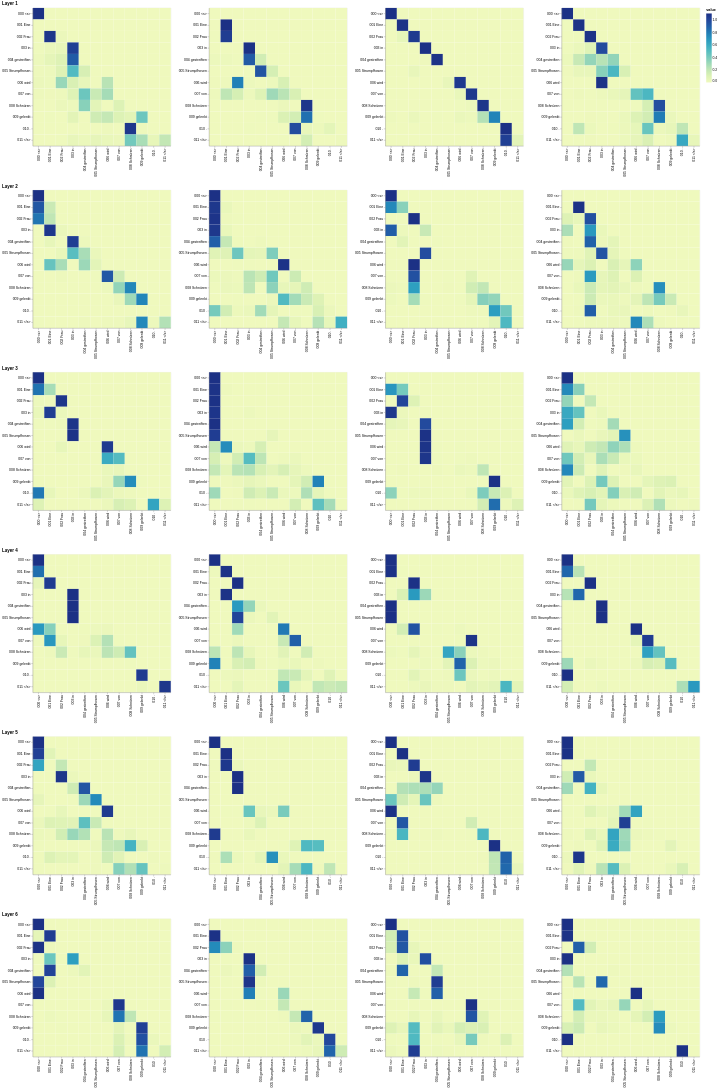

Express this chart as Vega-Lite.
### Vega-Lite specification from a JSON file in a GitHub repository (floating-point values rounded to 4 significant figures; data arrays with more than 128 entries replaced by an {"elided": "..."} marker saying what was removed)
{"config": {"view": {"continuousWidth": 300, "continuousHeight": 300}}, "hconcat": [{"vconcat": [{"hconcat": [{"data": {"name": "data-de3c988f6432061d429a011d64c003fe"}, "mark": {"type": "rect"}, "encoding": {"color": {"field": "value", "type": "quantitative"}, "tooltip": [{"field": "row", "type": "quantitative"}, {"field": "column", "type": "quantitative"}, {"field": "value", "type": "quantitative"}, {"field": "row_token", "type": "nominal"}, {"field": "col_token", "type": "nominal"}], "x": {"axis": {"title": ""}, "field": "col_token", "type": "nominal"}, "y": {"axis": {"title": ""}, "field": "row_token", "type": "nominal"}}, "height": 400, "name": "view_9763624e57937175_0", "width": 400}, {"data": {"name": "data-2401954538b85acd1bf21c1800faa63d"}, "mark": {"type": "rect"}, "encoding": {"color": {"field": "value", "type": "quantitative"}, "tooltip": [{"field": "row", "type": "quantitative"}, {"field": "column", "type": "quantitative"}, {"field": "value", "type": "quantitative"}, {"field": "row_token", "type": "nominal"}, {"field": "col_token", "type": "nominal"}], "x": {"axis": {"title": ""}, "field": "col_token", "type": "nominal"}, "y": {"axis": {"title": ""}, "field": "row_token", "type": "nominal"}}, "height": 400, "name": "view_018b9bd6d92f3e2f_1", "width": 400}, {"data": {"name": "data-10b6c8459571a8859312f7aa886bd6a9"}, "mark": {"type": "rect"}, "encoding": {"color": {"field": "value", "type": "quantitative"}, "tooltip": [{"field": "row", "type": "quantitative"}, {"field": "column", "type": "quantitative"}, {"field": "value", "type": "quantitative"}, {"field": "row_token", "type": "nominal"}, {"field": "col_token", "type": "nominal"}], "x": {"axis": {"title": ""}, "field": "col_token", "type": "nominal"}, "y": {"axis": {"title": ""}, "field": "row_token", "type": "nominal"}}, "height": 400, "name": "view_5c3c91fd344e03d5_2", "width": 400}, {"data": {"name": "data-e7c6a0f27ea0e9d7163278bc0dac409e"}, "mark": {"type": "rect"}, "encoding": {"color": {"field": "value", "type": "quantitative"}, "tooltip": [{"field": "row", "type": "quantitative"}, {"field": "column", "type": "quantitative"}, {"field": "value", "type": "quantitative"}, {"field": "row_token", "type": "nominal"}, {"field": "col_token", "type": "nominal"}], "x": {"axis": {"title": ""}, "field": "col_token", "type": "nominal"}, "y": {"axis": {"title": ""}, "field": "row_token", "type": "nominal"}}, "height": 400, "name": "view_98fdde0e4d306091_3", "width": 400}]}, {"vconcat": [{"hconcat": [{"data": {"name": "data-15727f2738950f97c0b0a4bac57b8257"}, "mark": {"type": "rect"}, "encoding": {"color": {"field": "value", "type": "quantitative"}, "tooltip": [{"field": "row", "type": "quantitative"}, {"field": "column", "type": "quantitative"}, {"field": "value", "type": "quantitative"}, {"field": "row_token", "type": "nominal"}, {"field": "col_token", "type": "nominal"}], "x": {"axis": {"title": ""}, "field": "col_token", "type": "nominal"}, "y": {"axis": {"title": ""}, "field": "row_token", "type": "nominal"}}, "height": 400, "name": "view_2e4e88adbb6ffeba_0", "width": 400}, {"data": {"name": "data-ea2fe5495afab5fd08ce4628cb373df4"}, "mark": {"type": "rect"}, "encoding": {"color": {"field": "value", "type": "quantitative"}, "tooltip": [{"field": "row", "type": "quantitative"}, {"field": "column", "type": "quantitative"}, {"field": "value", "type": "quantitative"}, {"field": "row_token", "type": "nominal"}, {"field": "col_token", "type": "nominal"}], "x": {"axis": {"title": ""}, "field": "col_token", "type": "nominal"}, "y": {"axis": {"title": ""}, "field": "row_token", "type": "nominal"}}, "height": 400, "name": "view_285b798f173681de_1", "width": 400}, {"data": {"name": "data-4d361fa7449f0c59571d91260f288e03"}, "mark": {"type": "rect"}, "encoding": {"color": {"field": "value", "type": "quantitative"}, "tooltip": [{"field": "row", "type": "quantitative"}, {"field": "column", "type": "quantitative"}, {"field": "value", "type": "quantitative"}, {"field": "row_token", "type": "nominal"}, {"field": "col_token", "type": "nominal"}], "x": {"axis": {"title": ""}, "field": "col_token", "type": "nominal"}, "y": {"axis": {"title": ""}, "field": "row_token", "type": "nominal"}}, "height": 400, "name": "view_ac0b656e56174d9f_2", "width": 400}, {"data": {"name": "data-9a21178fff76e27d22f8d1e60464a009"}, "mark": {"type": "rect"}, "encoding": {"color": {"field": "value", "type": "quantitative"}, "tooltip": [{"field": "row", "type": "quantitative"}, {"field": "column", "type": "quantitative"}, {"field": "value", "type": "quantitative"}, {"field": "row_token", "type": "nominal"}, {"field": "col_token", "type": "nominal"}], "x": {"axis": {"title": ""}, "field": "col_token", "type": "nominal"}, "y": {"axis": {"title": ""}, "field": "row_token", "type": "nominal"}}, "height": 400, "name": "view_99f6ea6b1162efcc_3", "width": 400}]}], "title": "Layer 2"}, {"vconcat": [{"hconcat": [{"data": {"name": "data-e5137d043cbe4023cc59537020fffbbe"}, "mark": {"type": "rect"}, "encoding": {"color": {"field": "value", "type": "quantitative"}, "tooltip": [{"field": "row", "type": "quantitative"}, {"field": "column", "type": "quantitative"}, {"field": "value", "type": "quantitative"}, {"field": "row_token", "type": "nominal"}, {"field": "col_token", "type": "nominal"}], "x": {"axis": {"title": ""}, "field": "col_token", "type": "nominal"}, "y": {"axis": {"title": ""}, "field": "row_token", "type": "nominal"}}, "height": 400, "name": "view_02b799e751548c3b_0", "width": 400}, {"data": {"name": "data-7181f9ac8a5e9e91a1300c0fc33b03c6"}, "mark": {"type": "rect"}, "encoding": {"color": {"field": "value", "type": "quantitative"}, "tooltip": [{"field": "row", "type": "quantitative"}, {"field": "column", "type": "quantitative"}, {"field": "value", "type": "quantitative"}, {"field": "row_token", "type": "nominal"}, {"field": "col_token", "type": "nominal"}], "x": {"axis": {"title": ""}, "field": "col_token", "type": "nominal"}, "y": {"axis": {"title": ""}, "field": "row_token", "type": "nominal"}}, "height": 400, "name": "view_5b37a7781a41eaa4_1", "width": 400}, {"data": {"name": "data-4797b3c85c94fb7a872d7fdc7e4e3bdb"}, "mark": {"type": "rect"}, "encoding": {"color": {"field": "value", "type": "quantitative"}, "tooltip": [{"field": "row", "type": "quantitative"}, {"field": "column", "type": "quantitative"}, {"field": "value", "type": "quantitative"}, {"field": "row_token", "type": "nominal"}, {"field": "col_token", "type": "nominal"}], "x": {"axis": {"title": ""}, "field": "col_token", "type": "nominal"}, "y": {"axis": {"title": ""}, "field": "row_token", "type": "nominal"}}, "height": 400, "name": "view_9d8bcaf208a1ab90_2", "width": 400}, {"data": {"name": "data-07b69d13f658c74b1f0751782c53f950"}, "mark": {"type": "rect"}, "encoding": {"color": {"field": "value", "type": "quantitative"}, "tooltip": [{"field": "row", "type": "quantitative"}, {"field": "column", "type": "quantitative"}, {"field": "value", "type": "quantitative"}, {"field": "row_token", "type": "nominal"}, {"field": "col_token", "type": "nominal"}], "x": {"axis": {"title": ""}, "field": "col_token", "type": "nominal"}, "y": {"axis": {"title": ""}, "field": "row_token", "type": "nominal"}}, "height": 400, "name": "view_b74b018ce8a5cb63_3", "width": 400}]}], "title": "Layer 3"}, {"vconcat": [{"hconcat": [{"data": {"name": "data-5a4f41c8233ffc3dd32b3098e35f27e0"}, "mark": {"type": "rect"}, "encoding": {"color": {"field": "value", "type": "quantitative"}, "tooltip": [{"field": "row", "type": "quantitative"}, {"field": "column", "type": "quantitative"}, {"field": "value", "type": "quantitative"}, {"field": "row_token", "type": "nominal"}, {"field": "col_token", "type": "nominal"}], "x": {"axis": {"title": ""}, "field": "col_token", "type": "nominal"}, "y": {"axis": {"title": ""}, "field": "row_token", "type": "nominal"}}, "height": 400, "name": "view_33e882490b68de31_0", "width": 400}, {"data": {"name": "data-04440ef47f57fe7476850b5fdd25ec04"}, "mark": {"type": "rect"}, "encoding": {"color": {"field": "value", "type": "quantitative"}, "tooltip": [{"field": "row", "type": "quantitative"}, {"field": "column", "type": "quantitative"}, {"field": "value", "type": "quantitative"}, {"field": "row_token", "type": "nominal"}, {"field": "col_token", "type": "nominal"}], "x": {"axis": {"title": ""}, "field": "col_token", "type": "nominal"}, "y": {"axis": {"title": ""}, "field": "row_token", "type": "nominal"}}, "height": 400, "name": "view_5489e39c5eea4d0f_1", "width": 400}, {"data": {"name": "data-ebc9e8138ee8aa0f10264767ad4206ed"}, "mark": {"type": "rect"}, "encoding": {"color": {"field": "value", "type": "quantitative"}, "tooltip": [{"field": "row", "type": "quantitative"}, {"field": "column", "type": "quantitative"}, {"field": "value", "type": "quantitative"}, {"field": "row_token", "type": "nominal"}, {"field": "col_token", "type": "nominal"}], "x": {"axis": {"title": ""}, "field": "col_token", "type": "nominal"}, "y": {"axis": {"title": ""}, "field": "row_token", "type": "nominal"}}, "height": 400, "name": "view_e4970a3e024615f0_2", "width": 400}, {"data": {"name": "data-445c20d504201b93e32cfe283a63d404"}, "mark": {"type": "rect"}, "encoding": {"color": {"field": "value", "type": "quantitative"}, "tooltip": [{"field": "row", "type": "quantitative"}, {"field": "column", "type": "quantitative"}, {"field": "value", "type": "quantitative"}, {"field": "row_token", "type": "nominal"}, {"field": "col_token", "type": "nominal"}], "x": {"axis": {"title": ""}, "field": "col_token", "type": "nominal"}, "y": {"axis": {"title": ""}, "field": "row_token", "type": "nominal"}}, "height": 400, "name": "view_42562cb6741931a0_3", "width": 400}]}], "title": "Layer 4"}, {"vconcat": [{"hconcat": [{"data": {"name": "data-30fe23d62aa64f411dba1efc7f399985"}, "mark": {"type": "rect"}, "encoding": {"color": {"field": "value", "type": "quantitative"}, "tooltip": [{"field": "row", "type": "quantitative"}, {"field": "column", "type": "quantitative"}, {"field": "value", "type": "quantitative"}, {"field": "row_token", "type": "nominal"}, {"field": "col_token", "type": "nominal"}], "x": {"axis": {"title": ""}, "field": "col_token", "type": "nominal"}, "y": {"axis": {"title": ""}, "field": "row_token", "type": "nominal"}}, "height": 400, "name": "view_9876031cb08f3bce_0", "width": 400}, {"data": {"name": "data-44424461fbc5e6101a8ffedb8e898edc"}, "mark": {"type": "rect"}, "encoding": {"color": {"field": "value", "type": "quantitative"}, "tooltip": [{"field": "row", "type": "quantitative"}, {"field": "column", "type": "quantitative"}, {"field": "value", "type": "quantitative"}, {"field": "row_token", "type": "nominal"}, {"field": "col_token", "type": "nominal"}], "x": {"axis": {"title": ""}, "field": "col_token", "type": "nominal"}, "y": {"axis": {"title": ""}, "field": "row_token", "type": "nominal"}}, "height": 400, "name": "view_0a410d936e433e7d_1", "width": 400}, {"data": {"name": "data-ab63a8b46fad390ae5ec3ff0ff8bfa50"}, "mark": {"type": "rect"}, "encoding": {"color": {"field": "value", "type": "quantitative"}, "tooltip": [{"field": "row", "type": "quantitative"}, {"field": "column", "type": "quantitative"}, {"field": "value", "type": "quantitative"}, {"field": "row_token", "type": "nominal"}, {"field": "col_token", "type": "nominal"}], "x": {"axis": {"title": ""}, "field": "col_token", "type": "nominal"}, "y": {"axis": {"title": ""}, "field": "row_token", "type": "nominal"}}, "height": 400, "name": "view_2b3eb67c4615bca8_2", "width": 400}, {"data": {"name": "data-58d8d5c3f95dcb8ddc6b7d5240fd90cb"}, "mark": {"type": "rect"}, "encoding": {"color": {"field": "value", "type": "quantitative"}, "tooltip": [{"field": "row", "type": "quantitative"}, {"field": "column", "type": "quantitative"}, {"field": "value", "type": "quantitative"}, {"field": "row_token", "type": "nominal"}, {"field": "col_token", "type": "nominal"}], "x": {"axis": {"title": ""}, "field": "col_token", "type": "nominal"}, "y": {"axis": {"title": ""}, "field": "row_token", "type": "nominal"}}, "height": 400, "name": "view_209060becbf8ce0a_3", "width": 400}]}], "title": "Layer 5"}, {"vconcat": [{"hconcat": [{"data": {"name": "data-df395de606174e07a8190445f0f5251f"}, "mark": {"type": "rect"}, "encoding": {"color": {"field": "value", "type": "quantitative"}, "tooltip": [{"field": "row", "type": "quantitative"}, {"field": "column", "type": "quantitative"}, {"field": "value", "type": "quantitative"}, {"field": "row_token", "type": "nominal"}, {"field": "col_token", "type": "nominal"}], "x": {"axis": {"title": ""}, "field": "col_token", "type": "nominal"}, "y": {"axis": {"title": ""}, "field": "row_token", "type": "nominal"}}, "height": 400, "name": "view_ad423db518ef1b8a_0", "width": 400}, {"data": {"name": "data-7147502e81f44206af1d182dd2be9ca4"}, "mark": {"type": "rect"}, "encoding": {"color": {"field": "value", "type": "quantitative"}, "tooltip": [{"field": "row", "type": "quantitative"}, {"field": "column", "type": "quantitative"}, {"field": "value", "type": "quantitative"}, {"field": "row_token", "type": "nominal"}, {"field": "col_token", "type": "nominal"}], "x": {"axis": {"title": ""}, "field": "col_token", "type": "nominal"}, "y": {"axis": {"title": ""}, "field": "row_token", "type": "nominal"}}, "height": 400, "name": "view_e30a41a0f6e10391_1", "width": 400}, {"data": {"name": "data-7217667b96905d7ecd00816ebe185f1c"}, "mark": {"type": "rect"}, "encoding": {"color": {"field": "value", "type": "quantitative"}, "tooltip": [{"field": "row", "type": "quantitative"}, {"field": "column", "type": "quantitative"}, {"field": "value", "type": "quantitative"}, {"field": "row_token", "type": "nominal"}, {"field": "col_token", "type": "nominal"}], "x": {"axis": {"title": ""}, "field": "col_token", "type": "nominal"}, "y": {"axis": {"title": ""}, "field": "row_token", "type": "nominal"}}, "height": 400, "name": "view_e5021b8a996a82a3_2", "width": 400}, {"data": {"name": "data-a990e0634c6046ead5f20934869195f6"}, "mark": {"type": "rect"}, "encoding": {"color": {"field": "value", "type": "quantitative"}, "tooltip": [{"field": "row", "type": "quantitative"}, {"field": "column", "type": "quantitative"}, {"field": "value", "type": "quantitative"}, {"field": "row_token", "type": "nominal"}, {"field": "col_token", "type": "nominal"}], "x": {"axis": {"title": ""}, "field": "col_token", "type": "nominal"}, "y": {"axis": {"title": ""}, "field": "row_token", "type": "nominal"}}, "height": 400, "name": "view_c5a5377af7c5154e_3", "width": 400}]}], "title": "Layer 6"}], "title": "Layer 1"}], "params": [{"name": "param_1e9efca18e7a2868", "select": {"type": "interval", "encodings": ["x", "y"]}, "bind": "scales", "views": ["view_9763624e57937175_0", "view_018b9bd6d92f3e2f_1", "view_5c3c91fd344e03d5_2", "view_98fdde0e4d306091_3", "view_2e4e88adbb6ffeba_0", "view_285b798f173681de_1", "view_ac0b656e56174d9f_2", "view_99f6ea6b1162efcc_3", "view_02b799e751548c3b_0", "view_5b37a7781a41eaa4_1", "view_9d8bcaf208a1ab90_2", "view_b74b018ce8a5cb63_3", "view_33e882490b68de31_0", "view_5489e39c5eea4d0f_1", "view_e4970a3e024615f0_2", "view_42562cb6741931a0_3", "view_9876031cb08f3bce_0", "view_0a410d936e433e7d_1", "view_2b3eb67c4615bca8_2", "view_209060becbf8ce0a_3", "view_ad423db518ef1b8a_0", "view_e30a41a0f6e10391_1", "view_e5021b8a996a82a3_2", "view_c5a5377af7c5154e_3"]}], "$schema": "https://vega.github.io/schema/vega-lite/v6.4.1.json", "datasets": {"data-de3c988f6432061d429a011d64c003fe": {"elided": "144 records"}, "data-2401954538b85acd1bf21c1800faa63d": {"elided": "144 records"}, "data-10b6c8459571a8859312f7aa886bd6a9": {"elided": "144 records"}, "data-e7c6a0f27ea0e9d7163278bc0dac409e": {"elided": "144 records"}, "data-15727f2738950f97c0b0a4bac57b8257": {"elided": "144 records"}, "data-ea2fe5495afab5fd08ce4628cb373df4": {"elided": "144 records"}, "data-4d361fa7449f0c59571d91260f288e03": {"elided": "144 records"}, "data-9a21178fff76e27d22f8d1e60464a009": {"elided": "144 records"}, "data-e5137d043cbe4023cc59537020fffbbe": {"elided": "144 records"}, "data-7181f9ac8a5e9e91a1300c0fc33b03c6": {"elided": "144 records"}, "data-4797b3c85c94fb7a872d7fdc7e4e3bdb": {"elided": "144 records"}, "data-07b69d13f658c74b1f0751782c53f950": {"elided": "144 records"}, "data-5a4f41c8233ffc3dd32b3098e35f27e0": {"elided": "144 records"}, "data-04440ef47f57fe7476850b5fdd25ec04": {"elided": "144 records"}, "data-ebc9e8138ee8aa0f10264767ad4206ed": {"elided": "144 records"}, "data-445c20d504201b93e32cfe283a63d404": {"elided": "144 records"}, "data-30fe23d62aa64f411dba1efc7f399985": {"elided": "144 records"}, "data-44424461fbc5e6101a8ffedb8e898edc": {"elided": "144 records"}, "data-ab63a8b46fad390ae5ec3ff0ff8bfa50": {"elided": "144 records"}, "data-58d8d5c3f95dcb8ddc6b7d5240fd90cb": {"elided": "144 records"}, "data-df395de606174e07a8190445f0f5251f": {"elided": "144 records"}, "data-7147502e81f44206af1d182dd2be9ca4": {"elided": "144 records"}, "data-7217667b96905d7ecd00816ebe185f1c": {"elided": "144 records"}, "data-a990e0634c6046ead5f20934869195f6": {"elided": "144 records"}}}
